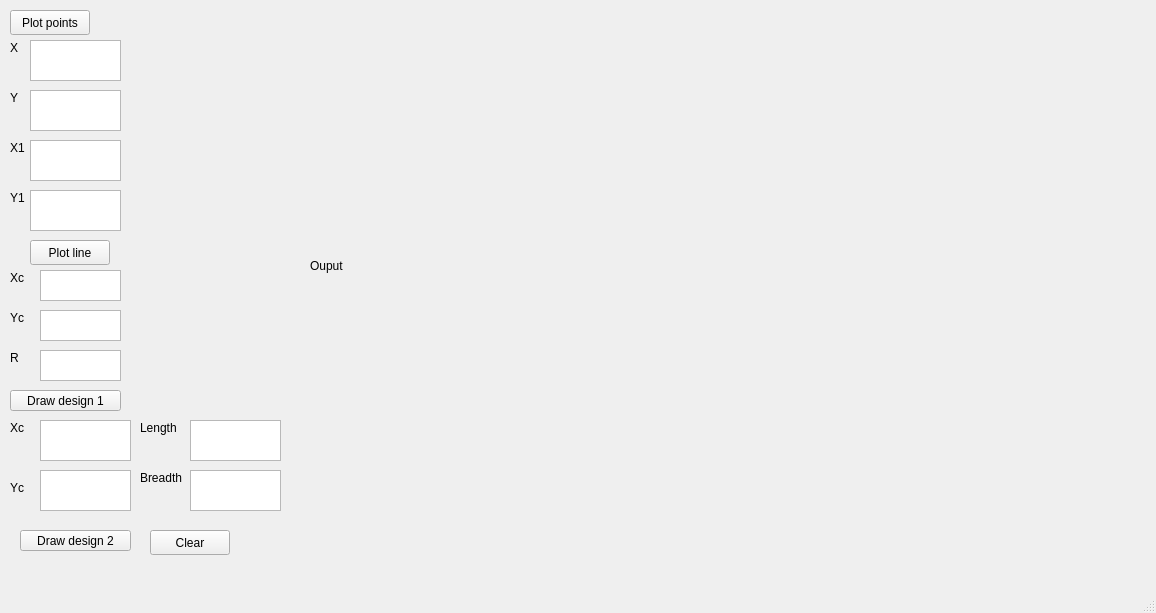
<?xml version="1.0" encoding="UTF-8"?>
<ui version="4.0">
 <class>MainWindow</class>
 <widget class="QMainWindow" name="MainWindow">
  <property name="geometry">
   <rect>
    <x>0</x>
    <y>0</y>
    <width>1156</width>
    <height>613</height>
   </rect>
  </property>
  <property name="windowTitle">
   <string>MainWindow</string>
  </property>
  <widget class="QWidget" name="centralwidget">
   <widget class="QLabel" name="label">
    <property name="geometry">
     <rect>
      <x>310</x>
      <y>10</y>
      <width>731</width>
      <height>511</height>
     </rect>
    </property>
    <property name="text">
     <string>Ouput</string>
    </property>
   </widget>
   <widget class="QPushButton" name="pushButton">
    <property name="geometry">
     <rect>
      <x>10</x>
      <y>10</y>
      <width>80</width>
      <height>25</height>
     </rect>
    </property>
    <property name="text">
     <string>Plot points</string>
    </property>
   </widget>
   <widget class="QTextEdit" name="textEdit">
    <property name="geometry">
     <rect>
      <x>30</x>
      <y>40</y>
      <width>91</width>
      <height>41</height>
     </rect>
    </property>
   </widget>
   <widget class="QTextEdit" name="textEdit_2">
    <property name="geometry">
     <rect>
      <x>30</x>
      <y>90</y>
      <width>91</width>
      <height>41</height>
     </rect>
    </property>
   </widget>
   <widget class="QLabel" name="label_2">
    <property name="geometry">
     <rect>
      <x>10</x>
      <y>40</y>
      <width>55</width>
      <height>16</height>
     </rect>
    </property>
    <property name="text">
     <string>X</string>
    </property>
   </widget>
   <widget class="QLabel" name="label_3">
    <property name="geometry">
     <rect>
      <x>10</x>
      <y>90</y>
      <width>55</width>
      <height>16</height>
     </rect>
    </property>
    <property name="text">
     <string>Y</string>
    </property>
   </widget>
   <widget class="QTextEdit" name="textEdit_3">
    <property name="geometry">
     <rect>
      <x>30</x>
      <y>140</y>
      <width>91</width>
      <height>41</height>
     </rect>
    </property>
   </widget>
   <widget class="QTextEdit" name="textEdit_4">
    <property name="geometry">
     <rect>
      <x>30</x>
      <y>190</y>
      <width>91</width>
      <height>41</height>
     </rect>
    </property>
   </widget>
   <widget class="QLabel" name="label_4">
    <property name="geometry">
     <rect>
      <x>10</x>
      <y>140</y>
      <width>55</width>
      <height>16</height>
     </rect>
    </property>
    <property name="text">
     <string>X1</string>
    </property>
   </widget>
   <widget class="QLabel" name="label_5">
    <property name="geometry">
     <rect>
      <x>10</x>
      <y>190</y>
      <width>55</width>
      <height>16</height>
     </rect>
    </property>
    <property name="text">
     <string>Y1</string>
    </property>
   </widget>
   <widget class="QPushButton" name="pushButton_2">
    <property name="geometry">
     <rect>
      <x>30</x>
      <y>240</y>
      <width>80</width>
      <height>25</height>
     </rect>
    </property>
    <property name="text">
     <string>Plot line</string>
    </property>
   </widget>
   <widget class="QTextEdit" name="textEdit_5">
    <property name="geometry">
     <rect>
      <x>40</x>
      <y>270</y>
      <width>81</width>
      <height>31</height>
     </rect>
    </property>
   </widget>
   <widget class="QTextEdit" name="textEdit_6">
    <property name="geometry">
     <rect>
      <x>40</x>
      <y>310</y>
      <width>81</width>
      <height>31</height>
     </rect>
    </property>
   </widget>
   <widget class="QTextEdit" name="textEdit_7">
    <property name="geometry">
     <rect>
      <x>40</x>
      <y>350</y>
      <width>81</width>
      <height>31</height>
     </rect>
    </property>
   </widget>
   <widget class="QLabel" name="label_6">
    <property name="geometry">
     <rect>
      <x>10</x>
      <y>270</y>
      <width>55</width>
      <height>16</height>
     </rect>
    </property>
    <property name="text">
     <string>Xc</string>
    </property>
   </widget>
   <widget class="QLabel" name="label_7">
    <property name="geometry">
     <rect>
      <x>10</x>
      <y>310</y>
      <width>55</width>
      <height>16</height>
     </rect>
    </property>
    <property name="text">
     <string>Yc</string>
    </property>
   </widget>
   <widget class="QLabel" name="label_8">
    <property name="geometry">
     <rect>
      <x>10</x>
      <y>350</y>
      <width>55</width>
      <height>16</height>
     </rect>
    </property>
    <property name="text">
     <string>R</string>
    </property>
   </widget>
   <widget class="QPushButton" name="pushButton_3">
    <property name="geometry">
     <rect>
      <x>10</x>
      <y>390</y>
      <width>111</width>
      <height>21</height>
     </rect>
    </property>
    <property name="text">
     <string>Draw design 1</string>
    </property>
   </widget>
   <widget class="QTextEdit" name="textEdit_8">
    <property name="geometry">
     <rect>
      <x>40</x>
      <y>420</y>
      <width>91</width>
      <height>41</height>
     </rect>
    </property>
   </widget>
   <widget class="QTextEdit" name="textEdit_9">
    <property name="geometry">
     <rect>
      <x>40</x>
      <y>470</y>
      <width>91</width>
      <height>41</height>
     </rect>
    </property>
   </widget>
   <widget class="QTextEdit" name="textEdit_10">
    <property name="geometry">
     <rect>
      <x>190</x>
      <y>420</y>
      <width>91</width>
      <height>41</height>
     </rect>
    </property>
   </widget>
   <widget class="QTextEdit" name="textEdit_11">
    <property name="geometry">
     <rect>
      <x>190</x>
      <y>470</y>
      <width>91</width>
      <height>41</height>
     </rect>
    </property>
   </widget>
   <widget class="QLabel" name="label_9">
    <property name="geometry">
     <rect>
      <x>10</x>
      <y>420</y>
      <width>55</width>
      <height>16</height>
     </rect>
    </property>
    <property name="text">
     <string>Xc</string>
    </property>
   </widget>
   <widget class="QLabel" name="label_10">
    <property name="geometry">
     <rect>
      <x>10</x>
      <y>480</y>
      <width>55</width>
      <height>16</height>
     </rect>
    </property>
    <property name="text">
     <string>Yc</string>
    </property>
   </widget>
   <widget class="QLabel" name="label_11">
    <property name="geometry">
     <rect>
      <x>140</x>
      <y>420</y>
      <width>55</width>
      <height>16</height>
     </rect>
    </property>
    <property name="text">
     <string>Length</string>
    </property>
   </widget>
   <widget class="QLabel" name="label_12">
    <property name="geometry">
     <rect>
      <x>140</x>
      <y>470</y>
      <width>55</width>
      <height>16</height>
     </rect>
    </property>
    <property name="text">
     <string>Breadth</string>
    </property>
   </widget>
   <widget class="QPushButton" name="pushButton_4">
    <property name="geometry">
     <rect>
      <x>20</x>
      <y>530</y>
      <width>111</width>
      <height>21</height>
     </rect>
    </property>
    <property name="text">
     <string>Draw design 2</string>
    </property>
   </widget>
   <widget class="QPushButton" name="pushButton_5">
    <property name="geometry">
     <rect>
      <x>150</x>
      <y>530</y>
      <width>80</width>
      <height>25</height>
     </rect>
    </property>
    <property name="text">
     <string>Clear</string>
    </property>
   </widget>
  </widget>
  <widget class="QMenuBar" name="menubar">
   <property name="geometry">
    <rect>
     <x>0</x>
     <y>0</y>
     <width>1156</width>
     <height>25</height>
    </rect>
   </property>
  </widget>
  <widget class="QStatusBar" name="statusbar"/>
 </widget>
 <resources/>
 <connections/>
</ui>
